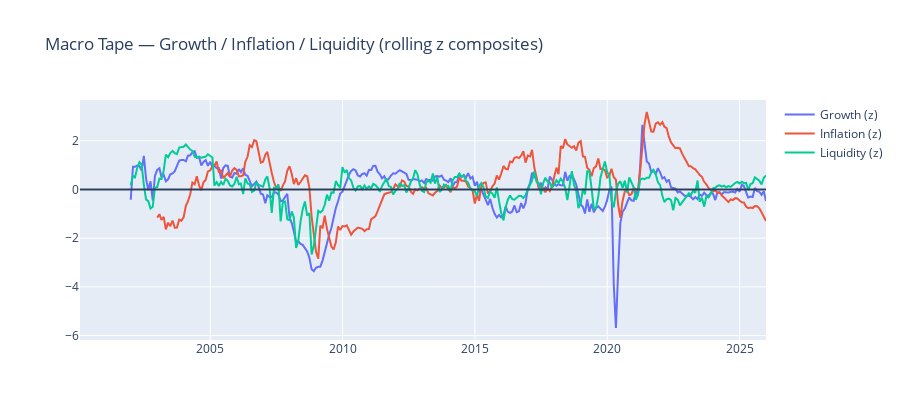

Write notebook code for a chart like this one.
### Code cell
fig = go.Figure()
for c in ["growth", "inflation", "liquidity"]:
    fig.add_trace(go.Scatter(x=scores.index, y=scores[c], mode="lines", name=f"{c.title()} (z)"))

fig.add_hline(y=0)
fig.update_layout(
    title="Macro Tape — Growth / Inflation / Liquidity (rolling z composites)",
    hovermode="x unified",
    height=420
)
fig.show()

### Figure 1 — Plotly figure (JSON) as saved in the notebook; plotly's stock layout.template omitted (floating-point values rounded to 4 significant figures; data arrays with more than 128 entries replaced by an {"elided": "..."} marker saying what was removed)
{"data": [{"mode": "lines", "name": "Growth (z)", "type": "scatter", "x": {"elided": "312 str values"}, "y": {"elided": "312 float values"}}, {"mode": "lines", "name": "Inflation (z)", "type": "scatter", "x": {"elided": "312 str values"}, "y": {"elided": "312 float values"}}, {"mode": "lines", "name": "Liquidity (z)", "type": "scatter", "x": {"elided": "312 str values"}, "y": {"elided": "312 float values"}}], "layout": {"height": 420, "hovermode": "x unified", "shapes": [{"type": "line", "x0": 0, "x1": 1, "xref": "x domain", "y0": 0, "y1": 0, "yref": "y"}], "title": {"text": "Macro Tape — Growth / Inflation / Liquidity (rolling z composites)"}}}
